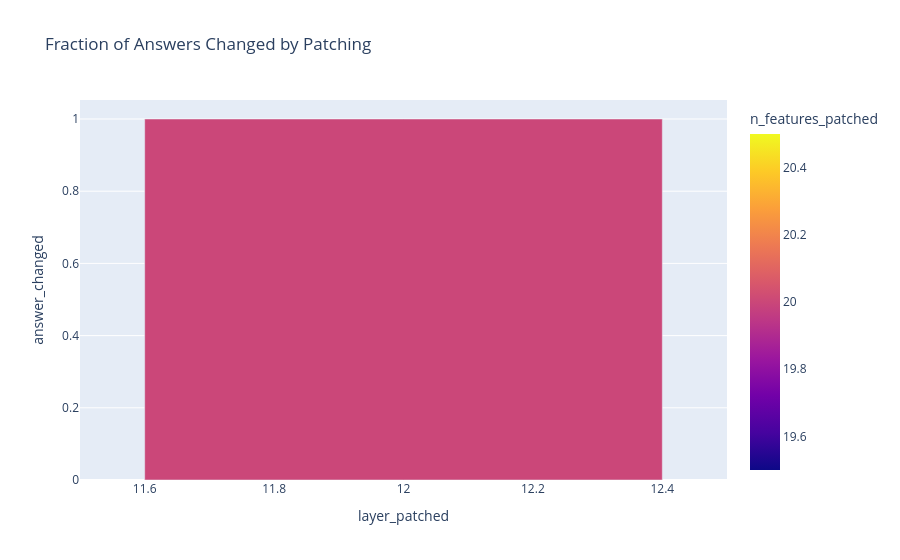

Here is the notebook cell this chart was saved with:
### Markdown cell above
## % Answer Changed by Features Patched & Layer

### Code cell
if 'patching' in locals() and not patching.empty:
    grp = patching.groupby(["layer_patched", "n_features_patched"])["answer_changed"].mean().reset_index()
    fig = px.bar(grp, x="layer_patched", y="answer_changed", color="n_features_patched", barmode="group",
                 title="Fraction of Answers Changed by Patching")
    fig.show()
else:
    print("Not enough data to plot.")

### Figure 1 — Plotly figure (JSON) as saved in the notebook; plotly's stock layout.template omitted (floating-point values rounded to 4 significant figures)
{"data": [{"alignmentgroup": "True", "hovertemplate": "layer_patched=%{x}<br>answer_changed=%{y}<br>n_features_patched=%{marker.color}<extra></extra>", "legendgroup": "", "marker": {"color": [20], "coloraxis": "coloraxis", "pattern": {"shape": ""}}, "name": "", "offsetgroup": "", "orientation": "v", "showlegend": false, "textposition": "auto", "type": "bar", "x": [12], "xaxis": "x", "y": [1.0], "yaxis": "y"}], "layout": {"barmode": "group", "coloraxis": {"colorbar": {"title": {"text": "n_features_patched"}}, "colorscale": [[0, "#0d0887"], [0.1111, "#46039f"], [0.2222, "#7201a8"], [0.3333, "#9c179e"], [0.4444, "#bd3786"], [0.5556, "#d8576b"], [0.6667, "#ed7953"], [0.7778, "#fb9f3a"], [0.8889, "#fdca26"], [1, "#f0f921"]]}, "legend": {"tracegroupgap": 0}, "title": {"text": "Fraction of Answers Changed by Patching"}, "xaxis": {"anchor": "y", "domain": [0, 1], "title": {"text": "layer_patched"}}, "yaxis": {"anchor": "x", "domain": [0, 1], "title": {"text": "answer_changed"}}}}
